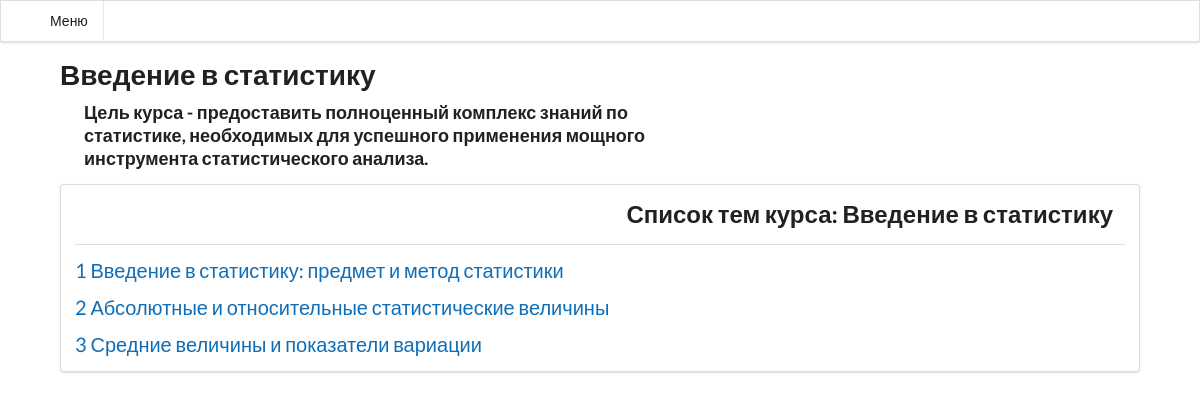
Screenshot of /page/curser/curse/curse_content.php?id=1 with the database file from the repository.
### tables this page shows
CREATE TABLE IF NOT EXISTS `courses` (
  `id` int NOT NULL AUTO_INCREMENT,
  `name` varchar(50) DEFAULT NULL,
  `description` varchar(250) DEFAULT NULL,
  `img` varchar(20) NOT NULL,
  PRIMARY KEY (`id`)
);

CREATE TABLE IF NOT EXISTS `theme` (
  `id` int NOT NULL AUTO_INCREMENT,
  `name` varchar(120) NOT NULL,
  `text` text NOT NULL,
  PRIMARY KEY (`id`)
);

### page/curser/db.php (called while the page is built, shortened)
<?php
$dbhost = "localhost";
$dbname = "curser";
$username = "root";
$password = "";
$db = new PDO("mysql:host=$dbhost; dbname=$dbname", $username, $password);
?>
<?php
function get_curse_by_id($id)
{
	global $db;
	$curses = $db->query("SELECT * FROM courses WHERE id=$id");
	foreach ($curses as $curse) {
		return $curse;
	}
}

### page/curser/curse/curse_content.php (the view, shortened to what this page needs)
<?php
include_once "../db.php";
$curse = get_curse_by_id($_GET['id']);
$id = $_GET['id'];
?>
<!DOCTYPE html>
<html lang="en">
<head>
	<link rel="stylesheet" href="../../../SemanticUI/semantic.min.css">
</head>
<body>
	<div class="ui basic icon menu fixed">
		<div id="toggle" class="item">
			<i class="chevron left icon"></i>
			<i class="sidebar icon"></i>
			Меню
		</div>
	</div>
	<div class="container" style="padding:60px; 15px;">
		<h1 class="ui header">
			<?php echo $curse["name"]; ?>
		</h1>
		<h3 class="ui header" style="display: block;width: 600px;margin-top: -5px;margin-left: 24px;">
			<?php echo $curse["description"]; ?>
		</h3>
		<div class="ui segment">
			<h2 class="ui right floated header">Список тем курса: <span>
					<?php echo $curse["name"]; ?>
				</span></h2>
			<div class="ui clearing divider"></div>
			<?php
			$themes = $db->query("SELECT theme.name AS 'Название', theme.text,theme.id FROM course_theme INNER JOIN theme ON theme.id = course_theme.id_theme INNER JOIN courses ON courses.id = course_theme.id_course WHERE course_theme.id_course=$id;");
			foreach ($themes as $theme): ?>
				<p>
					<a class="" style="font-size: 20px;color: #0E6EB8;"
						href="./curse_theme?id=<?= $id ?>&&theme_id=<?= $theme['id'] ?>">
						<?= $theme['id']; ?>
						<?= $theme['Название']; ?>
					</a>
				</p>
			<?php endforeach; ?>
		</div>
	</div>
</body>
</html>

### rows the page displays
courses: name "Введение в статистику", description "Цель курса - предоставить полноценный комплекс знаний по статистике, необходимых для успешного применения мощного инструмента статистического анализа."
theme: id "1", name "Введение в статистику: предмет и метод статистики"
theme: id "2", name "Абсолютные и относительные статистические величины"
theme: id "3", name "Средние величины и показатели вариации"
